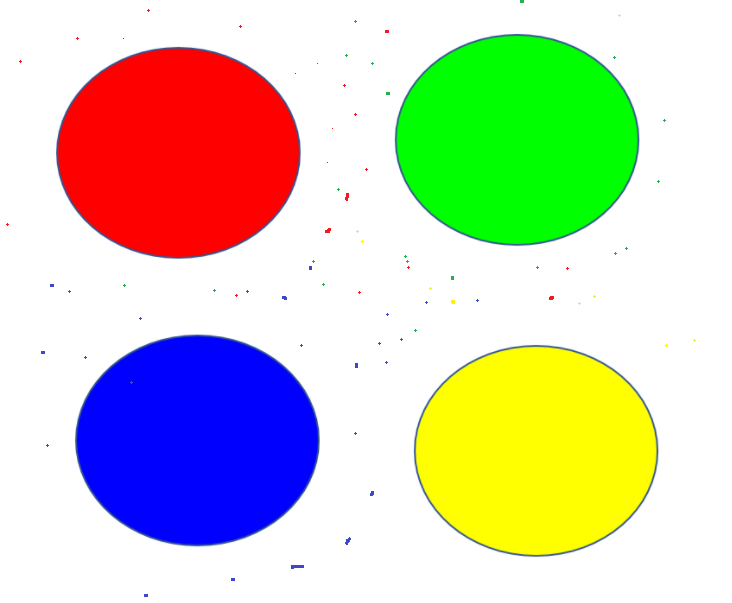
#> input picture 1.Machine Learning/Day04/作业4/image (3).jpg, 732 x 603 px
$ python '去噪点.py'
#> lines starting #> are read from the running program, lines starting #| are printed output that depends on the picture; after the words box and inside, x2 and y2 are one past the last pixel; in counts of white or black regions, pixels touching at a corner belong together
import cv2
import numpy as np

if __name__ == '__main__':
    image_np = cv2.imread('image (3).jpg')
#> image_np is the input picture: shape (603, 732, 3); mean B, G, R 185.3, 207.4, 207
    gary = cv2.cvtColor(image_np, cv2.COLOR_BGR2GRAY)
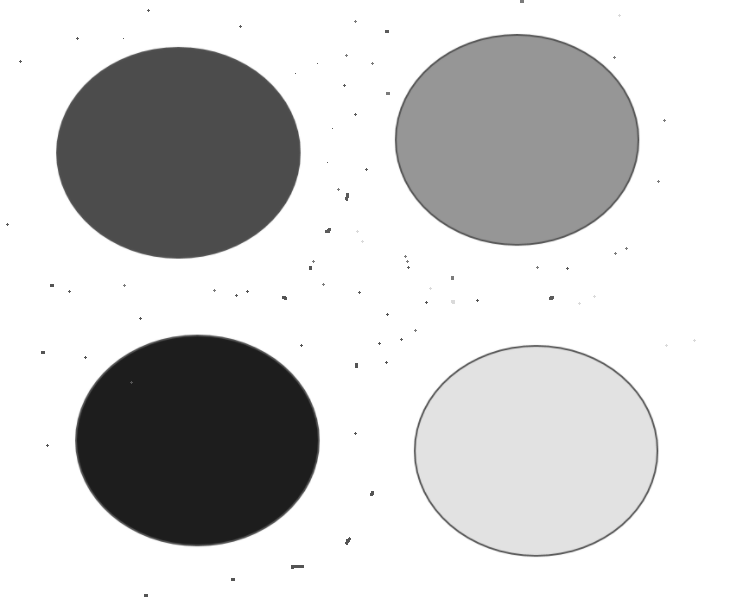
#> gary: shape (603, 732); min 29, max 255, mean 204.8

    _, gary = cv2.threshold(gary, 240, 255, cv2.THRESH_BINARY_INV)
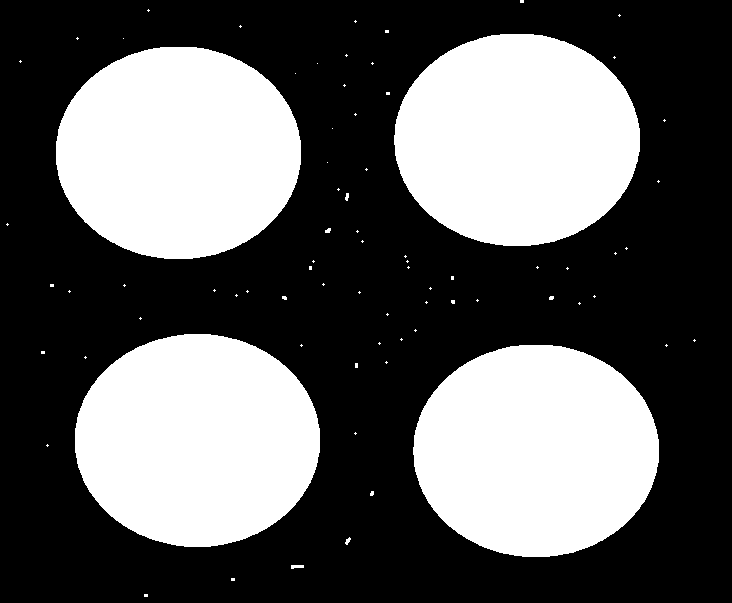
#> gary: shape (603, 732); 37.4% white; 77 white regions (69 under 20 px), largest, box (x1, y1, x2, y2) and area: (75, 334, 320, 547) 41098, (413, 345, 659, 557) 41097, (394, 34, 640, 246) 41096
    kernel = cv2.getStructuringElement(cv2.MORPH_RECT, (9, 9))
    open_mask = cv2.morphologyEx(src=gary, op=cv2.MORPH_OPEN, kernel=kernel)
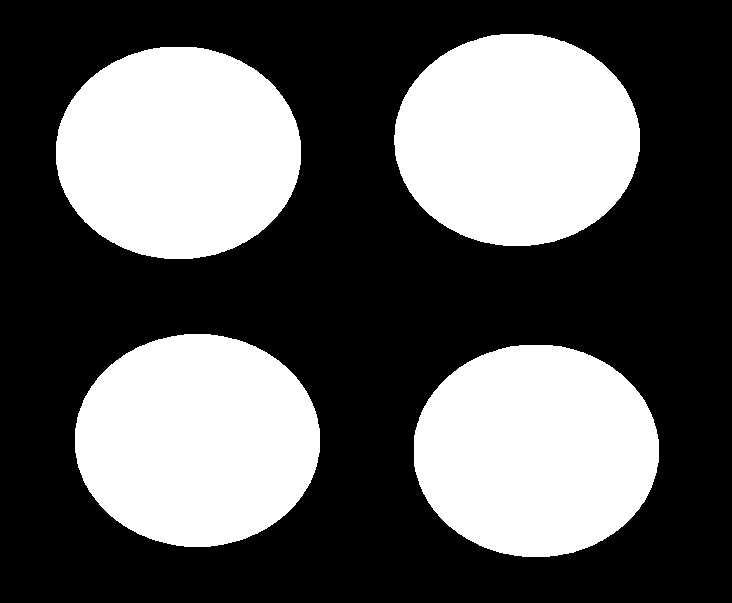
#> open_mask: shape (603, 732); 37.2% white; 4 white regions, box (x1, y1, x2, y2) and area: (75, 334, 320, 547) 41098, (394, 34, 640, 246) 41096, (414, 345, 659, 557) 41089, (56, 47, 301, 259) 41076
    image_np[open_mask == 0] = (255, 255, 255)
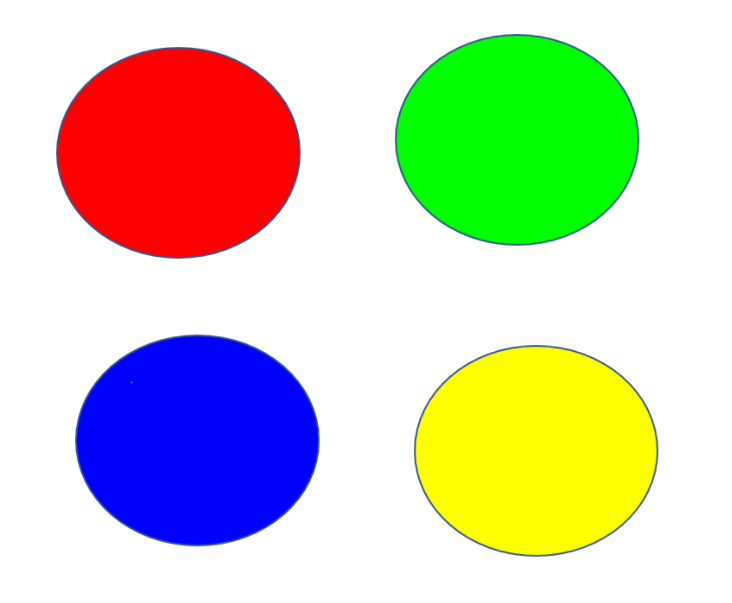
#> image_np: shape (603, 732, 3); 0.81% of pixels changed, all inside (x1, y1, x2, y2) = (6, 0, 696, 597)

    cv2.imshow('image_np', image_np)
    cv2.imwrite('work4.jpg', image_np)
    cv2.waitKey(0)
